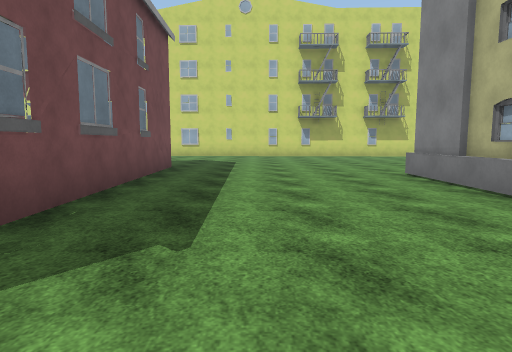
view 1 (above)

22 first-person views from a walk through a scene from a Unity 3-D project. The camera is 1.4 m above the floor, tilts 6° down and sees 75° across. The floor is counted in squares, 2 m on a side. Each view is taken from the middle of a square. On the plan, view 1 faces up. The plan holds only what a view shows up to about 10 squares ahead; the rest is blank. The place goes on beyond the plan. Surface patterns are stand-ins for the level's own textures.

view 2
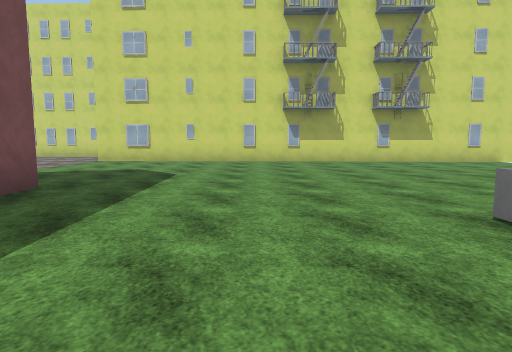

view 3
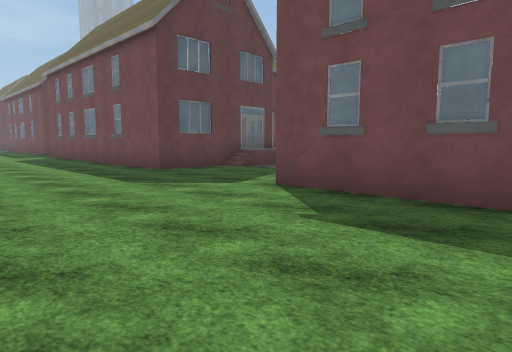

view 4
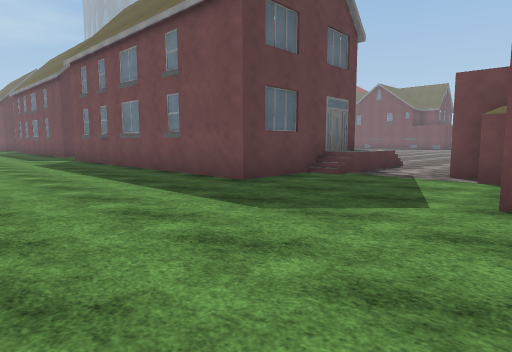

view 5
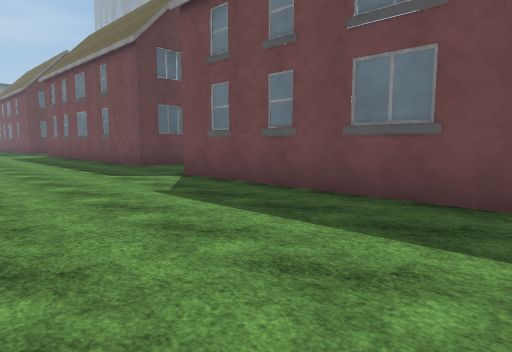

view 6
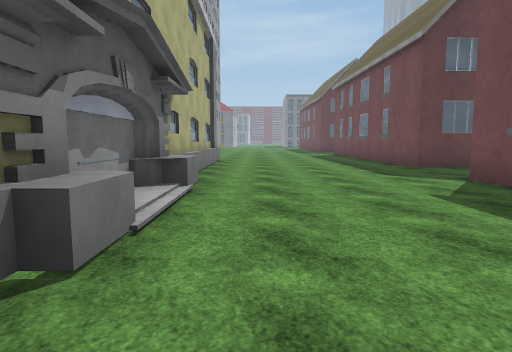

view 7
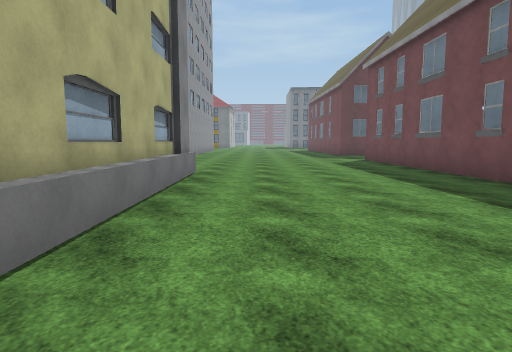

view 8
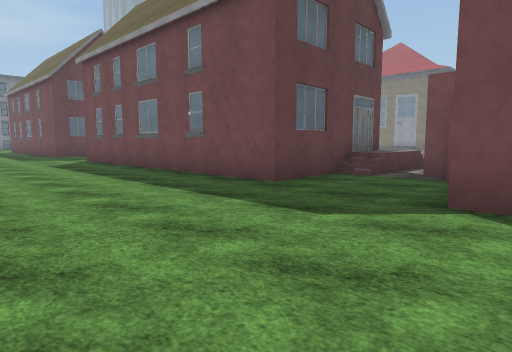

view 9
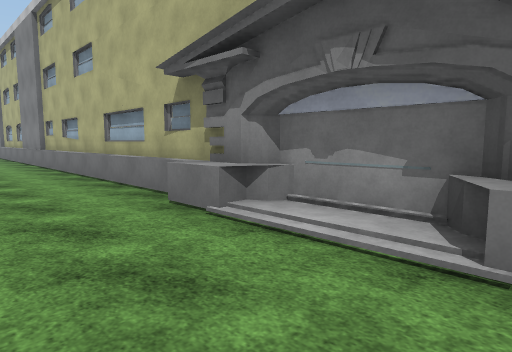

view 10
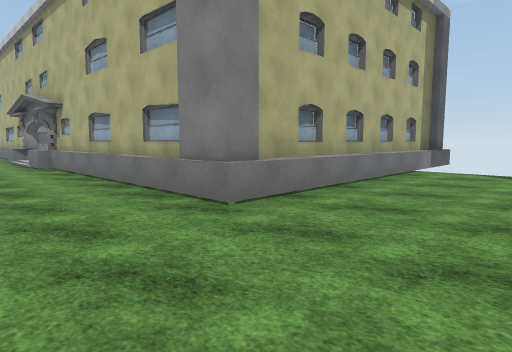

view 11
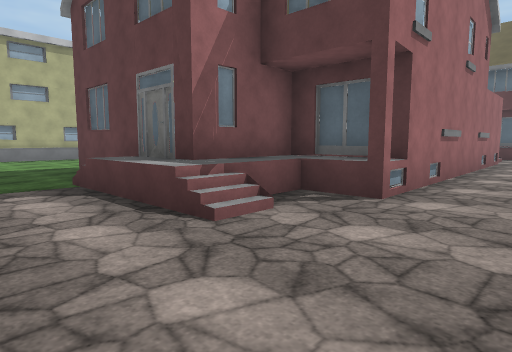

view 12
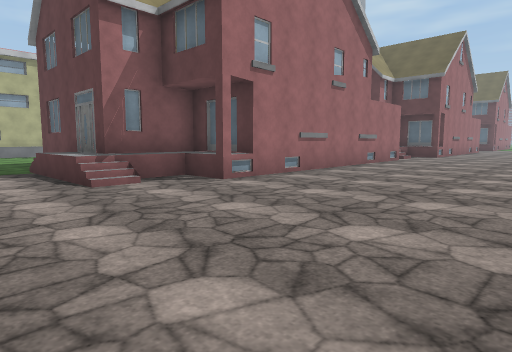

view 13
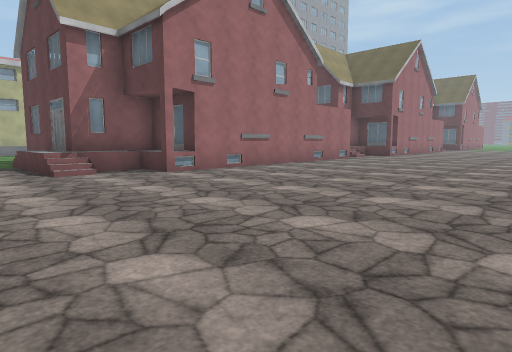

view 14
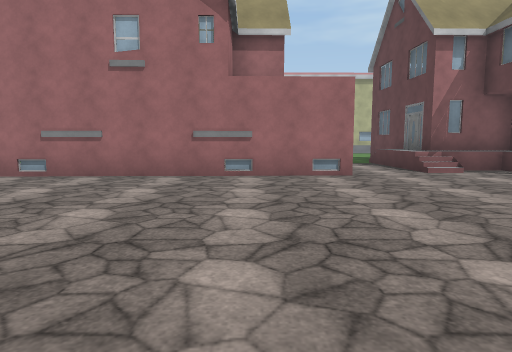

view 15
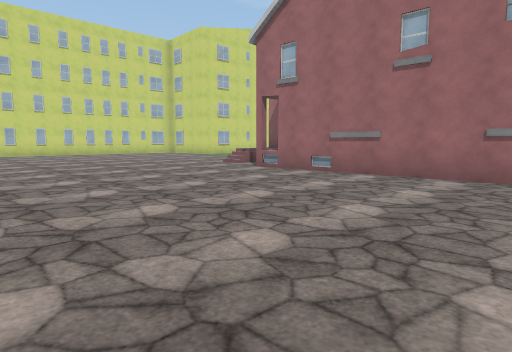

view 16
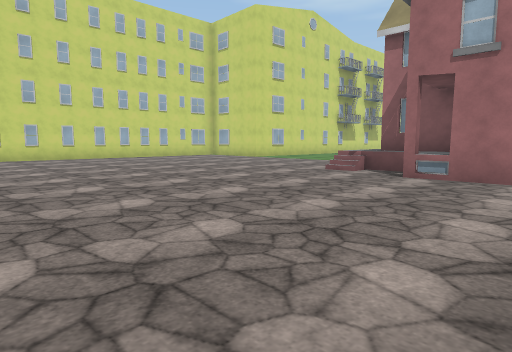

view 17
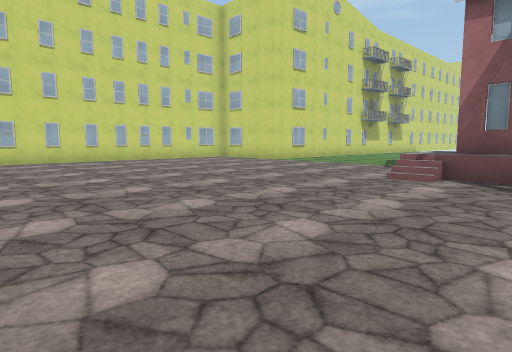

view 18
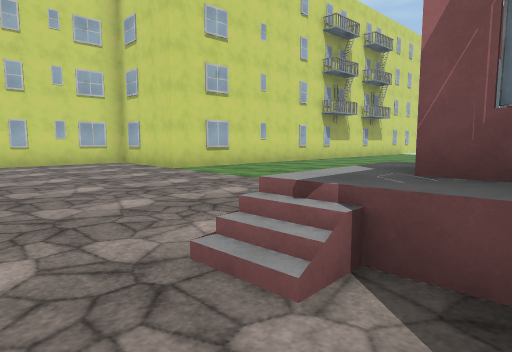

view 19
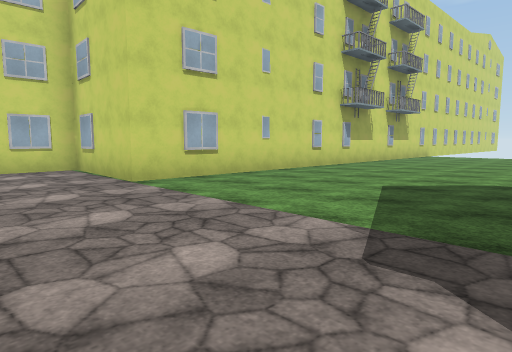

view 20
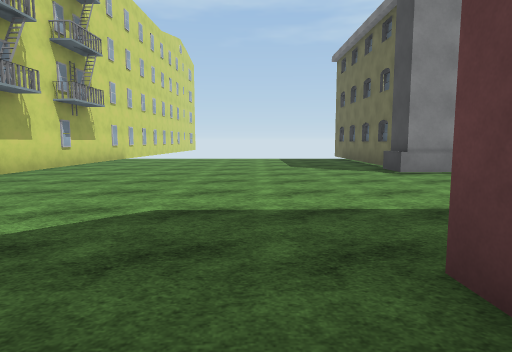

view 21
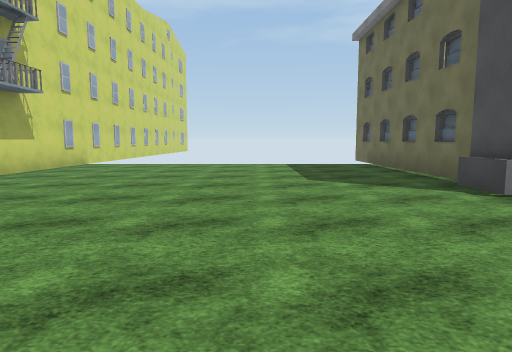

view 22
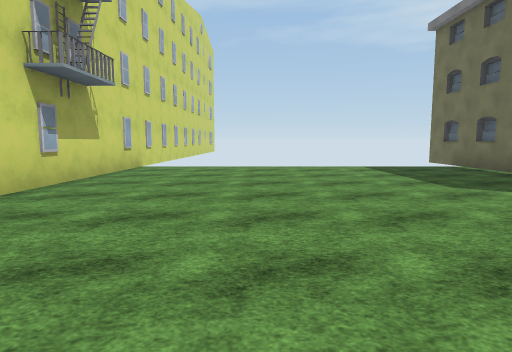

### Floor plan
Key: @ floor where view 1 was taken; # wall or solid block; . main floor; : floor 1 m higher than the main floor; / step, stairs or slope; = window, fence, low wall or low ledge; ^ raised ledge; O other object.
Columns run from 15 left of view 1 to 10 right of it. Each row starts with its distance up from view 1.
 19    #   #####
 18    ..  ....#
 17   .... ....#
 16   .........##########
 15  ...................######
 14  ........................
 13  ........................
 12  ........................
 11  ........................
 10  ........................
  9 ........#####............
  8 ........O#   ............
  7 .......###   #...........#
  6 .......#     #....########
  5 .......#     #....#
  4 .......#     #....#
  3 .......#     #....
  2 .......#     #....
  1 .......#     #....#
  0  ......#  O....@..#
 -1 .......#  ........#
 -2 ..................#
 -3 ......../::/......#
 -4 ........=#####....#
 -5 .......###   #....#
 -6  ......###   #....##
 -7  ......#     #....##
 -8  ......#     #....^#
 -9  ......#     #..../#
-10  ......#     #..../#
-11  ......#     #....^#
-12   .... #     #.....#
-13        #  #........#
-14          =#........#
-15         #####......#
-16         O    ......#
-17              #.....#
-18              #.....#######
-19              #...........
-20              #...........
-21              #.......

Positions as (right, up) in squares from view 1, and headings:
1: (0, 0), facing up
2: (1, 4), facing up
3: (2, 4), facing down-left
4: (2, 1), facing down-left
5: (2, -6), facing down-left
6: (2, -6), facing down
7: (2, -11), facing down
8: (2, -11), facing down-left
9: (1, -11), facing up-right
10: (1, -21), facing up-right
11: (-10, -1), facing down-right
12: (-13, -1), facing down-right
13: (-15, -1), facing down-right
14: (-15, 1), facing right
15: (-15, 1), facing up-right
16: (-15, 5), facing up-right
17: (-14, 7), facing up-right
18: (-9, 8), facing up-right
19: (-7, 10), facing up-right
20: (-4, 10), facing right
21: (-1, 10), facing right
22: (0, 12), facing right
